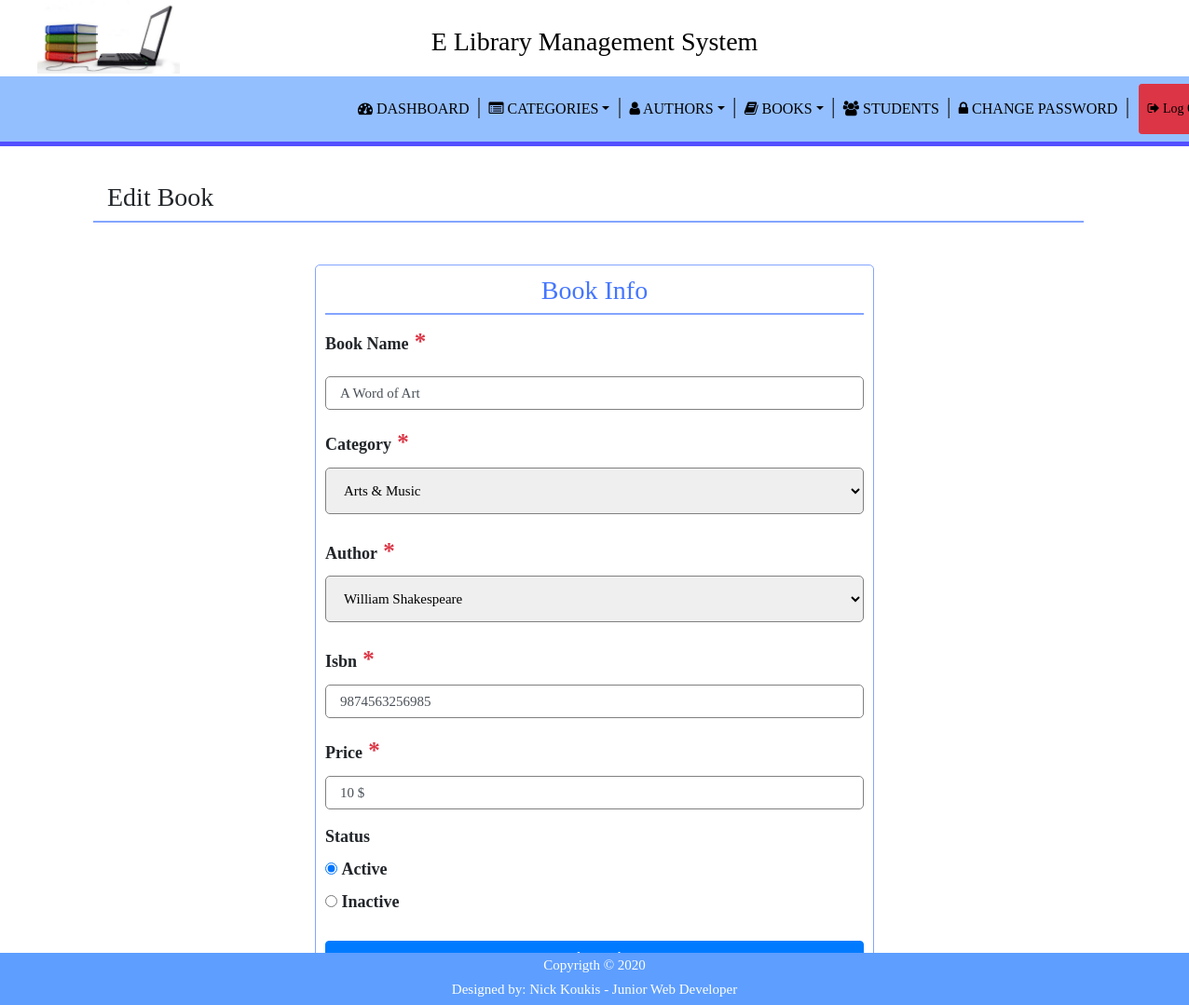
The app's page /admin/edit_book.php?edit_book_id=1 with its own data.
### tables this page shows
CREATE TABLE `admin_credits` (
  `id` int(11) NOT NULL,
  `username` varchar(100) NOT NULL,
  `password` varchar(100) NOT NULL,
  `creation_date` timestamp NULL DEFAULT current_timestamp(),
  `updation_date` timestamp NULL DEFAULT NULL ON UPDATE current_timestamp()
);

CREATE TABLE `books` (
  `id` int(11) NOT NULL,
  `book_name` varchar(250) NOT NULL,
  `category_id` int(11) NOT NULL,
  `author_id` int(11) NOT NULL,
  `price` varchar(100) NOT NULL,
  `isbn` varchar(100) NOT NULL,
  `creation_date` timestamp NULL DEFAULT current_timestamp(),
  `updation_date` timestamp NULL DEFAULT NULL ON UPDATE current_timestamp(),
  `status` int(11) DEFAULT 1
);

CREATE TABLE `category` (
  `id` int(11) NOT NULL,
  `category_name` varchar(150) NOT NULL,
  `status` int(1) NOT NULL,
  `creation_date` timestamp NULL DEFAULT current_timestamp(),
  `updation_date` timestamp NULL DEFAULT NULL ON UPDATE current_timestamp()
);

CREATE TABLE `authors` (
  `id` int(11) NOT NULL,
  `author_name` varchar(250) NOT NULL,
  `creation_date` timestamp NULL DEFAULT current_timestamp(),
  `updation_date` timestamp NULL DEFAULT NULL ON UPDATE current_timestamp()
);

### admin/edit_book.php (the view, shortened to what this page needs)
<?php include '../includes/config.php'; ?>
<!DOCTYPE html>
<html lang="en">
<head>
    <link rel="stylesheet" href="https://stackpath.bootstrapcdn.com/bootstrap/4.5.2/css/bootstrap.min.css">
    <link rel="stylesheet" href="https://cdnjs.cloudflare.com/ajax/libs/font-awesome/4.7.0/css/font-awesome.min.css">
    <link rel="stylesheet" href="assets/CSS/header.css">
    <link rel="stylesheet" href="assets/CSS/footer.css">
    <link rel="stylesheet" href="assets/CSS/edit_book.css">
</head>
<body>
    <?php include 'includes/header.php'; ?>
    <div class="col-10" id="edit_book_header">
        <h3>Edit Book</h3>
    </div>
    <div class="container_form">
        <form method="post" name="edit_book_form" >
        <?php
            $edit_book_id=intval($_GET['edit_book_id']);
            $query = " SELECT books.id,books.book_name,category.category_name,authors.author_name,books.isbn,books.price,books.status,books.creation_date,books.updation_date
            from books inner join category on books.category_id=category.id inner join authors on books.author_id=authors.id
            WHERE books.id='$edit_book_id'";
            $result = mysqli_query($db,$query);
            if($result){
                foreach ($result as $row){
        ?>
        <div class="col-12" id="form_header">
            <h3>Book Info</h3>
        </div>
        <div class="form-group">
            <label for="book_name">Book Name<span class="text-danger"> *</span></label>
            <input type="text" class="form-control" id="book_name" name="book_name" value="<?php echo $row['book_name'];?>" required>
        </div>
        <div class="form-group">
            <label for="category_name">Category<span class="text-danger"> *</span></label>
            <select name="category_name" required>
            <option value="<?php echo $row['id'];?>"> <?php echo $row['category_name'];?></option>
            </select>
        </div>
        <div class="form-group">
            <label for="author_name">Author<span class="text-danger"> *</span></label>
            <select name="author_name" required>
            <option value="<?php echo $row['id'];?>"> <?php echo $row['author_name'];?></option>
            </select>
        </div>
        <div class="form-group">
            <label for="isbn">Isbn<span class="text-danger"> *</span></label>
            <input type="text" class="form-control" id="isbn" name="isbn" value="<?php echo $row['isbn'];?>" required>
        </div>
        <div class="form-group">
            <label for="price">Price<span class="text-danger"> *</span></label>
            <input type="text" class="form-control" id="price" name="price" value="<?php echo $row['price'];?>" required>
        </div>
        <?php if($row['status']==1) {?>
        <label for="status">Status</label>
        <div class="form-check">
            <input type="radio" name="status" id="status" value="1" checked>
            <label id="active_label">Active</label>
        </div>
        <div class="form-check">
            <input type="radio" name="status" id="status" value="0">
            <label id="inactive_label">Inactive</label>
        </div>
        <?php } ?>
        <?php }} ?>
        <button type="submit" class="btn btn-primary" name="edit_book">Edit Book</button>
        </form>
    </div>
</body>
<?php include '../includes/footer.php'; ?>
</html>

### admin/includes/header.php (shortened to what this page needs)
<?php
include '../includes/config.php';
?>
<header>
    <h3>E Library Management System</h3>
    <img src="../assets/img/logo.jpg" >
    <nav class="navbar navbar-expand-lg navbar-light black">
            <div class="container">
                <div class="collapse navbar-collapse" id="navbarSupportedContent">
                    <ul class="nav navbar-nav ml-auto w-100 justify-content-end" id="menu-top">
                        <li class="nav-item">
                            <a class="nav-link" href="index.php"><i class="fa fa-dashboard" aria-hidden="true"></i> DASHBOARD</a>
                        </li><span>|</span>
                        <li class="nav-item dropdown">
                            <a class="nav-link dropdown-toggle" href="#" data-toggle="dropdown"><i class="fa fa-list-alt" aria-hidden="true"></i> CATEGORIES</a>
                        </li><span>|</span>
                        <li class="nav-item dropdown">
                            <a class="nav-link dropdown-toggle" href="#" data-toggle="dropdown"><i class="fa fa-user" aria-hidden="true"></i> AUTHORS</a>
                        </li><span>|</span>
                        <li class="nav-item dropdown">
                            <a class="nav-link dropdown-toggle" href="#" data-toggle="dropdown"><i class="fa fa-book" aria-hidden="true"></i> BOOKS</a>
                        </li><span>|</span>
                        <li class="nav-item">
                            <a class="nav-link" href="students.php"><i class="fa fa-users" aria-hidden="true"></i> STUDENTS</a>
                        </li><span>|</span>
                        <li class="nav-item">
                            <?php
                            $query = "SELECT * FROM admin_credits";
                            $result = mysqli_query($db,$query);
                            if($result){
                                foreach ($result as $row){
                            ?>
                            <a class="nav-link" href="change_password.php"><i class="fa fa-lock" aria-hidden="true"></i> CHANGE PASSWORD</a>
                        </li><span>|</span>
                                <?php }} ?>
                        <a href="admin_logout.php" class="btn btn-danger btn-sm" id="btn_logout"><i class="fa fa-sign-out"></i> Log Out</a>
                    </ul>
                </div>
            </div>
        </nav>
</header>

### admin/assets/CSS/header.css (style rules this page uses)
* { box-sizing: border-box; margin: 0; padding: 0; }
html,body { font-family: 'Times New Roman', Times, serif; height: 100%; padding: 0; margin: 0; }
@media screen and (max-width: 1950px) { header h3 { background-color: white; color:black; text-align: center; height: 50px; padding-top: 28px; } }
@media screen and (max-width: 1950px) { img { width: 12%; margin-top:-70px; margin-left: 40px;; } }
@media screen and (max-width: 1950px) { nav { background-color: rgb(148, 191, 255); border-bottom: 5px solid #5350ff; } }
@media screen and (max-width: 1950px) { #menu-top a { color:black; } }
@media screen and (max-width: 1950px) { .nav li a { position: relative; display: block; padding-bottom: 15px; padding-top: 15px; } }
@media screen and (max-width: 1950px) { #btn_logout { margin-right: -10%; padding-top: 15px; margin-left: 10px; } }
@media screen and (max-width: 1950px) { span { font-size: 25px; padding-top: 5px; } }

### admin/assets/CSS/edit_book.css (style rules this page uses)
@media screen and (max-width: 1920px) { #edit_book_header { margin-top: 3%; margin-left: 100px; border-bottom: 2px solid rgb(132, 165, 255); } }
@media screen and (max-width: 1920px) { .container_form { border: 1px solid rgb(132, 165, 255); border-radius: 5px; max-width: 600px; margin: auto; padding: 10px; font-size: 18px; font-weight: bold; margin-bottom: 50px; margin-top: 45px; } }
@media screen and (max-width: 1920px) { #form_header { color: rgb(68, 118, 255); text-align: center; border-bottom: 2px solid rgb(132, 165, 255); } }
@media screen and (max-width: 1920px) { label[for="book_name"] { padding-top: 10px; padding-bottom: 10px; } }
@media screen and (max-width: 1920px) { input[type=text] { margin-bottom: 5px; width: 100%; padding: 15px; border-radius:5px; border: 1px solid gray; font-size:15px; } }
@media screen and (max-width: 1920px) { input[type=radio] { margin-left: -20px; } }
@media screen and (max-width: 1920px) { select { margin-bottom: 5px; width: 100%; padding: 15px; border-radius:5px; border: 1px solid gray; font-size:15px; } }
@media screen and (max-width: 1920px) { button { margin-top: 20px; margin-bottom: 20px; width: 100%; padding: 15px; border-radius: 5px; font-size: 20px; } }

### records on screen
books: book_name "A Word of Art", category_name "Arts & Music", author_name "William Shakespeare", isbn "9874563256985", price "10 $"
